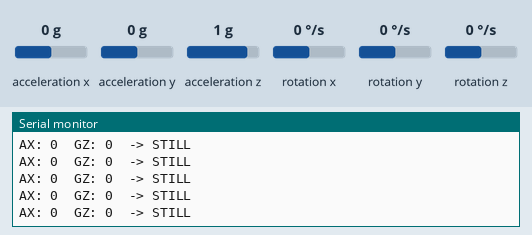
Recording of a sketch running on a simulated ESP32. On the bench: the last lines printed to the serial monitor. Wiring (inferred from the names in the program): MPU-6050 motion sensor at I2C address 0x68. Inputs (shaded band) come from the test bench; at power-on: acceleration x 0 g, rotation y 0 °/s, rotation z 0 °/s, acceleration y 0 g, acceleration z 1 g, rotation x 0 °/s.

Above: at 1.3 s.
1.4 s: acceleration x set to -1.4 g
At 1.46 s:
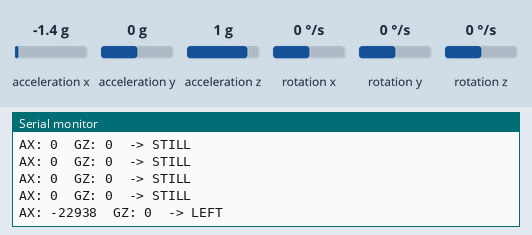
3.3 s: rotation y set to -192 °/s
At 3.32 s:
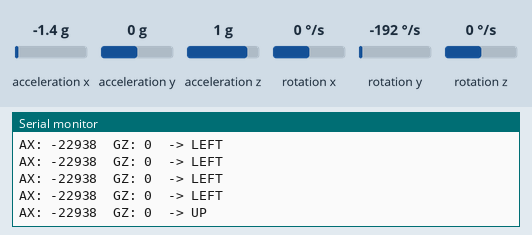
5.2 s: rotation z set to -192 °/s
At 5.24 s:
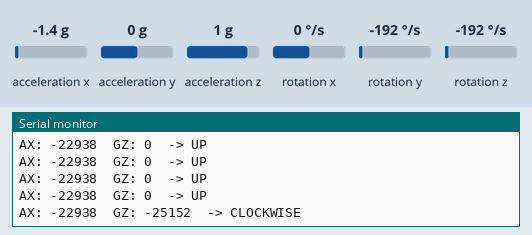

Measured:
- after the input at 1.4 s, the serial monitor: prints a new line after 0.05 s (image 1)
- after the input at 3.3 s, the serial monitor: prints a new line at once (image 2)
- after the input at 5.2 s, the serial monitor: prints a new line at once (image 3)

The sketch:

sketch_jul3a.ino
```cpp
#include <Wire.h>

#define MPU6050_ADDR 0x68

void setup() {
  Serial.begin(115200);
  // ESP32 I2C pins for GY-521
  Wire.begin(21, 22);

  // Wake up MPU6050
  Wire.beginTransmission(MPU6050_ADDR);
  Wire.write(0x6B); // Power management register
  Wire.write(0x00); // Wake up
  Wire.endTransmission();

  delay(100);
  Serial.println("ESP32 MPU6050 Game Controller Ready");
}

void loop() {
  // Read all 14 bytes starting at ACCEL_XOUT_H (0x3B)
  Wire.beginTransmission(MPU6050_ADDR);
  Wire.write(0x3B);
  Wire.endTransmission(false);
  Wire.requestFrom(MPU6050_ADDR, 14);

  if (Wire.available() == 14) {
    // Read Accelerometer (Tilt)
    int16_t ax = (Wire.read() << 8) | Wire.read();
    int16_t ay = (Wire.read() << 8) | Wire.read();
    int16_t az = (Wire.read() << 8) | Wire.read();

    // Skip Temperature
    Wire.read(); Wire.read();

    // Read Gyroscope (Twist/Shake)
    int16_t gx = (Wire.read() << 8) | Wire.read();
    int16_t gy = (Wire.read() << 8) | Wire.read();
    int16_t gz = (Wire.read() << 8) | Wire.read();

    // --- GAME LOGIC ---
    // We use Accelerometer for holding a tilt (running left/right)
    // We use Gyroscope for sudden movements (jumping/attacking)

    String direction = "STILL";

    // 1. Check for Attack (Twisting the controller fast on Z axis)
    if (gz > 15000 || gz < -15000) {
      direction = "CLOCKWISE"; // This triggers attack in our web game
    }
    // 2. Check for Jump (Flicking the controller up fast)
    else if (gy > 15000 || gy < -15000) {
      direction = "UP"; // This triggers jump
    }
    // 3. Check for Movement (Tilting the controller left or right)
    // Increased the deadzone from 4000 to 7000 (roughly a 30-degree tilt)
    // to prevent it from constantly moving if held slightly tilted or uncalibrated.

    // NOTE: If Left and Right are swapped for you, change 'ax > 7000' to 'ax < -7000' and vice versa.
    // If tilting forward/backward is moving you left/right, change 'ax' to 'ay'.
    else if (ax > 7000) {
      direction = "RIGHT";
    }
    else if (ax < -7000) {
      direction = "LEFT";
    }

    // Send the data to the Web API
    Serial.print("AX: "); Serial.print(ax);
    Serial.print("  GZ: "); Serial.print(gz);
    Serial.print("  -> ");
    Serial.println(direction);
  }

  delay(50); // 20 updates per second is smooth for the web game
}
```
